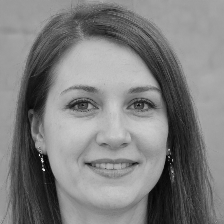
#> input picture data/without_mask/seed0000.png, 224 x 224 px
$ python -i preprocess_images.py   (imports and definitions only)
#> lines starting #> are read from the running program, lines starting #| are printed output that depends on the picture
import cv2
import os
import numpy as np
from sklearn.svm import SVC
from sklearn.model_selection import train_test_split
from sklearn.metrics import accuracy_score

mask_images_folder = r"C:\Users\shubh\OneDrive\Desktop\CS 455\Face_Mask_Detection_Project\data"

def extract_face_features(image_path):
#> called with image_path = 'data/without_mask/seed0000.png'
    img = cv2.imread(image_path)
#> img is the input picture: shape (224, 224, 3); min 3, max 245, mean 126.5
    gray = cv2.cvtColor(img, cv2.COLOR_BGR2GRAY)

    face_cascade = cv2.CascadeClassifier(cv2.data.haarcascades + 'haarcascade_frontalface_default.xml')
    faces = face_cascade.detectMultiScale(gray, 1.3, 5)
#> faces = [[29, 38, 163, 163]]

    if len(faces) == 0:
        return None

    x, y, w, h = faces[0]
#> x = 29; y = 38; w = 163; h = 163
    face = gray[y:y+h, x:x+w]
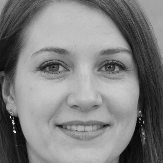
#> face: shape (163, 163); min 3, max 245, mean 127.9

    face_resized = cv2.resize(face, (64, 64))  # Resize to 64x64
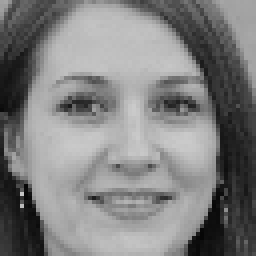
#> face_resized: shape (64, 64) (shown 4 times larger); min 6, max 202, mean 127.8

    face_features = face_resized.flatten()
#> face_features = 4096 values, max 202 at index 1697, min 6 at index 3142, mean 127.8
    return face_features

def create_dataset(mask_images_folder):
    features = []
    labels = []

    for subfolder in ['with_mask', 'without_mask']:
        subfolder_path = os.path.join(mask_images_folder, subfolder)

        for filename in os.listdir(subfolder_path):
            if filename.endswith(".jpg") or filename.endswith(".png"):
                img_path = os.path.join(subfolder_path, filename)

                face_features = extract_face_features(img_path)
                if face_features is not None:
                    features.append(face_features)

                    if subfolder == 'with_mask':
                        labels.append(1)
                    else:
                        labels.append(0)

    return np.array(features), np.array(labels)

# [1 line that did not run here, left out]

# [1 line that did not run here, left out]

svm = SVC(kernel='linear')
# [1 line not run here, left out]

# Test the classifier
# [1 line that did not run here, left out]
# [1 line not run here, left out]

# Save the classifier for future use
import joblib
# [1 line not run here, left out]

>>> result = extract_face_features('data/without_mask/seed0000.png')
#> result has the same summary as face_features in extract_face_features
